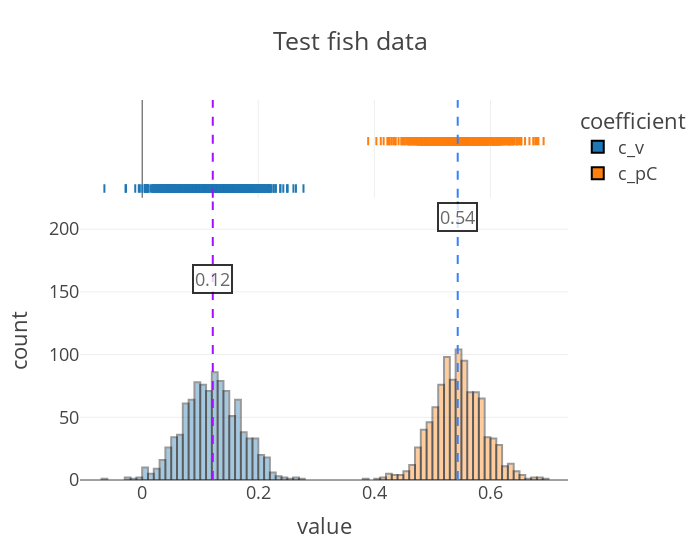

The notebook cell this image was saved under:
### Code cell
# plot the inferred posterior distributions of the coefficients
# Note that the model infers that the random foragers have
# near-zero coefficients for food trace and proximity score.
# The non-zero coefficient for visibility is consistent with the
# fact that the random foragers are mostly likely to move to nearby
# locations (higher visibility score) compared to farther locations.
ftk.plot_coefs(
    samples_test, "Test fish data", nbins=120, ann_start_y=160, ann_break_y=50
)

### Figure 1 — Plotly figure (JSON) as saved in the notebook; plotly's stock layout.template omitted (floating-point values rounded to 4 significant figures; data arrays with more than 128 entries replaced by an {"elided": "..."} marker saying what was removed)
{"data": [{"alignmentgroup": "True", "bingroup": "x", "hovertemplate": "coefficient=c_v<br>value=%{x}<br>count=%{y}<extra></extra>", "legendgroup": "c_v", "marker": {"color": "#1F77B4", "line": {"color": "Black", "width": 2}, "opacity": 0.4, "pattern": {"shape": ""}}, "name": "c_v", "nbinsx": 120, "offsetgroup": "c_v", "orientation": "v", "showlegend": true, "type": "histogram", "x": {"elided": "1000 float values"}, "xaxis": "x", "yaxis": "y"}, {"alignmentgroup": "True", "boxpoints": "all", "fillcolor": "rgba(255,255,255,0)", "hoveron": "points", "hovertemplate": "coefficient=c_v<br>value=%{x}<extra></extra>", "jitter": 0, "legendgroup": "c_v", "line": {"color": "rgba(255,255,255,0)"}, "marker": {"color": "#1F77B4", "line": {"color": "Black", "width": 2}, "symbol": "line-ns-open"}, "name": "c_v", "offsetgroup": "c_v", "showlegend": false, "type": "box", "x": {"elided": "1000 float values"}, "xaxis": "x2", "yaxis": "y2"}, {"alignmentgroup": "True", "bingroup": "x", "hovertemplate": "coefficient=c_pC<br>value=%{x}<br>count=%{y}<extra></extra>", "legendgroup": "c_pC", "marker": {"color": "#FF7F0E", "line": {"color": "Black", "width": 2}, "opacity": 0.4, "pattern": {"shape": ""}}, "name": "c_pC", "nbinsx": 120, "offsetgroup": "c_pC", "orientation": "v", "showlegend": true, "type": "histogram", "x": {"elided": "1000 float values"}, "xaxis": "x", "yaxis": "y"}, {"alignmentgroup": "True", "boxpoints": "all", "fillcolor": "rgba(255,255,255,0)", "hoveron": "points", "hovertemplate": "coefficient=c_pC<br>value=%{x}<extra></extra>", "jitter": 0, "legendgroup": "c_pC", "line": {"color": "rgba(255,255,255,0)"}, "marker": {"color": "#FF7F0E", "line": {"color": "Black", "width": 2}, "symbol": "line-ns-open"}, "name": "c_pC", "offsetgroup": "c_pC", "showlegend": false, "type": "box", "x": {"elided": "1000 float values"}, "xaxis": "x2", "yaxis": "y2"}], "layout": {"annotations": [{"bgcolor": "white", "bordercolor": "black", "borderwidth": 2, "opacity": 0.8, "showarrow": false, "text": "0.12", "x": 0.1216, "y": 160}, {"bgcolor": "white", "bordercolor": "black", "borderwidth": 2, "opacity": 0.8, "showarrow": false, "text": "0.54", "x": 0.5436, "y": 210}], "barmode": "overlay", "legend": {"title": {"text": "coefficient"}, "tracegroupgap": 0}, "shapes": [{"line": {"color": "#AA0DFE", "dash": "dash"}, "name": "Median (0.12161344289779663)", "type": "line", "x0": 0.1216, "x1": 0.1216, "xref": "x", "y0": 0, "y1": 1, "yref": "y domain"}, {"line": {"color": "#AA0DFE", "dash": "dash"}, "name": "Median (0.12161344289779663)", "type": "line", "x0": 0.1216, "x1": 0.1216, "xref": "x2", "y0": 0, "y1": 1, "yref": "y2 domain"}, {"line": {"color": "#3283FE", "dash": "dash"}, "name": "Median (0.5435864925384521)", "type": "line", "x0": 0.5436, "x1": 0.5436, "xref": "x", "y0": 0, "y1": 1, "yref": "y domain"}, {"line": {"color": "#3283FE", "dash": "dash"}, "name": "Median (0.5435864925384521)", "type": "line", "x0": 0.5436, "x1": 0.5436, "xref": "x2", "y0": 0, "y1": 1, "yref": "y2 domain"}], "title": {"text": "Test fish data"}, "width": 700, "xaxis": {"anchor": "y", "domain": [0, 1], "title": {"text": "value"}}, "xaxis2": {"anchor": "y2", "domain": [0, 1], "matches": "x", "showgrid": true, "showticklabels": false}, "yaxis": {"anchor": "x", "domain": [0, 0.7326], "title": {"text": "count"}}, "yaxis2": {"anchor": "x2", "domain": [0.7426, 1], "matches": "y2", "showgrid": false, "showline": false, "showticklabels": false, "ticks": ""}}}
